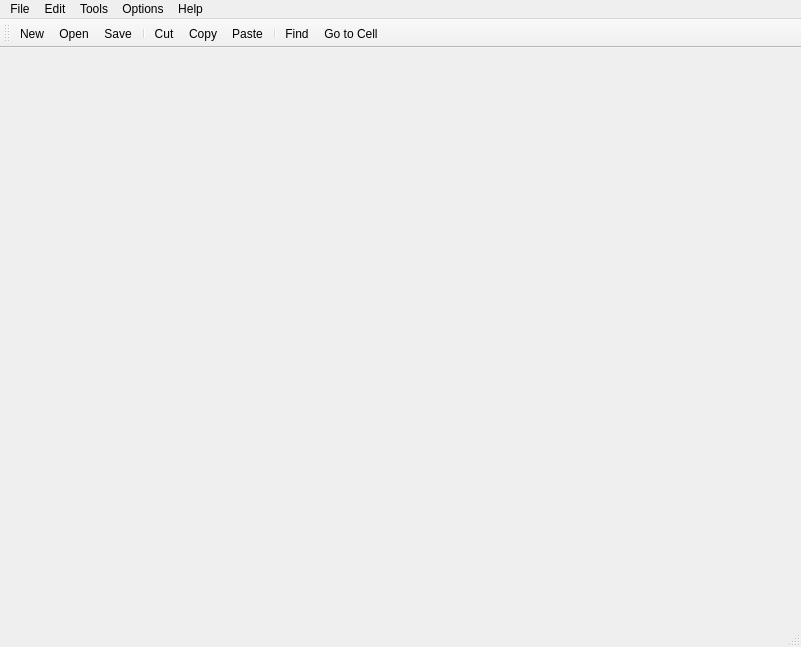
<?xml version="1.0" encoding="UTF-8"?>
<ui version="4.0">
 <class>MainWindow</class>
 <widget class="QMainWindow" name="MainWindow">
  <property name="geometry">
   <rect>
    <x>0</x>
    <y>0</y>
    <width>801</width>
    <height>647</height>
   </rect>
  </property>
  <property name="windowTitle">
   <string>MainWindow</string>
  </property>
  <property name="windowIcon">
   <iconset resource="Resources.qrc">
    <normaloff>:/images/icon.png</normaloff>:/images/icon.png</iconset>
  </property>
  <widget class="QWidget" name="centralWidget"/>
  <widget class="QMenuBar" name="menuBar">
   <property name="geometry">
    <rect>
     <x>0</x>
     <y>0</y>
     <width>801</width>
     <height>21</height>
    </rect>
   </property>
   <widget class="QMenu" name="menuFile">
    <property name="title">
     <string>File</string>
    </property>
    <addaction name="action_New"/>
    <addaction name="action_Open"/>
    <addaction name="action_Save"/>
    <addaction name="actionSave_as"/>
    <addaction name="separator"/>
   </widget>
   <widget class="QMenu" name="menuEdit">
    <property name="title">
     <string>Edit</string>
    </property>
    <widget class="QMenu" name="menuSelect">
     <property name="title">
      <string>Select</string>
     </property>
     <addaction name="actionRow"/>
     <addaction name="actionColumn"/>
     <addaction name="actionAll"/>
    </widget>
    <addaction name="action_Cut"/>
    <addaction name="action_Copy"/>
    <addaction name="action_Paste"/>
    <addaction name="action_Delete"/>
    <addaction name="menuSelect"/>
    <addaction name="separator"/>
    <addaction name="actionFind"/>
    <addaction name="actionGo_to_Cell"/>
    <addaction name="separator"/>
   </widget>
   <widget class="QMenu" name="menuTools">
    <property name="title">
     <string>Tools</string>
    </property>
    <addaction name="actionRecalculate"/>
    <addaction name="actionSort"/>
   </widget>
   <widget class="QMenu" name="menuOptions">
    <property name="title">
     <string>Options</string>
    </property>
    <addaction name="actionShow_grid"/>
    <addaction name="actionAuto_recalculate"/>
   </widget>
   <widget class="QMenu" name="menuHelp">
    <property name="title">
     <string>Help</string>
    </property>
    <addaction name="actionAbout"/>
    <addaction name="actionAbout_Qt"/>
   </widget>
   <addaction name="menuFile"/>
   <addaction name="menuEdit"/>
   <addaction name="menuTools"/>
   <addaction name="menuOptions"/>
   <addaction name="menuHelp"/>
  </widget>
  <widget class="QToolBar" name="mainToolBar">
   <attribute name="toolBarArea">
    <enum>TopToolBarArea</enum>
   </attribute>
   <attribute name="toolBarBreak">
    <bool>false</bool>
   </attribute>
   <addaction name="action_New"/>
   <addaction name="action_Open"/>
   <addaction name="action_Save"/>
   <addaction name="separator"/>
   <addaction name="action_Cut"/>
   <addaction name="action_Copy"/>
   <addaction name="action_Paste"/>
   <addaction name="separator"/>
   <addaction name="actionFind"/>
   <addaction name="actionGo_to_Cell"/>
  </widget>
  <widget class="QStatusBar" name="statusBar"/>
  <action name="action_New">
   <property name="icon">
    <iconset resource="Resources.qrc">
     <normaloff>:/images/new.png</normaloff>:/images/new.png</iconset>
   </property>
   <property name="text">
    <string>&amp;New</string>
   </property>
   <property name="statusTip">
    <string>Create new file</string>
   </property>
   <property name="shortcut">
    <string>Ctrl+N</string>
   </property>
  </action>
  <action name="action_Open">
   <property name="icon">
    <iconset resource="Resources.qrc">
     <normaloff>:/images/open.png</normaloff>:/images/open.png</iconset>
   </property>
   <property name="text">
    <string>&amp;Open</string>
   </property>
   <property name="statusTip">
    <string>Open file</string>
   </property>
   <property name="shortcut">
    <string>Ctrl+O</string>
   </property>
  </action>
  <action name="action_Save">
   <property name="icon">
    <iconset resource="Resources.qrc">
     <normaloff>:/images/save.png</normaloff>:/images/save.png</iconset>
   </property>
   <property name="text">
    <string>&amp;Save</string>
   </property>
   <property name="statusTip">
    <string>Save file</string>
   </property>
   <property name="shortcut">
    <string>Ctrl+S</string>
   </property>
  </action>
  <action name="actionSave_as">
   <property name="text">
    <string>Save as</string>
   </property>
   <property name="statusTip">
    <string>Save file as ...</string>
   </property>
  </action>
  <action name="action_Exit">
   <property name="text">
    <string>&amp;Exit</string>
   </property>
   <property name="statusTip">
    <string>Exit application</string>
   </property>
   <property name="shortcut">
    <string>Ctrl+Q</string>
   </property>
  </action>
  <action name="action_Cut">
   <property name="icon">
    <iconset resource="Resources.qrc">
     <normaloff>:/images/cut.png</normaloff>:/images/cut.png</iconset>
   </property>
   <property name="text">
    <string>&amp;Cut</string>
   </property>
   <property name="statusTip">
    <string>Cut data</string>
   </property>
   <property name="shortcut">
    <string>Ctrl+X</string>
   </property>
  </action>
  <action name="action_Copy">
   <property name="icon">
    <iconset resource="Resources.qrc">
     <normaloff>:/images/copy.png</normaloff>:/images/copy.png</iconset>
   </property>
   <property name="text">
    <string>&amp;Copy</string>
   </property>
   <property name="statusTip">
    <string>Copy data</string>
   </property>
   <property name="shortcut">
    <string>Ctrl+C</string>
   </property>
  </action>
  <action name="action_Paste">
   <property name="icon">
    <iconset resource="Resources.qrc">
     <normaloff>:/images/paste.png</normaloff>:/images/paste.png</iconset>
   </property>
   <property name="text">
    <string>&amp;Paste</string>
   </property>
   <property name="statusTip">
    <string>Paste data</string>
   </property>
   <property name="shortcut">
    <string>Ctrl+V</string>
   </property>
  </action>
  <action name="action_Delete">
   <property name="text">
    <string>&amp;Delete</string>
   </property>
   <property name="statusTip">
    <string>Delete data</string>
   </property>
   <property name="shortcut">
    <string>Del</string>
   </property>
  </action>
  <action name="actionFind">
   <property name="icon">
    <iconset resource="Resources.qrc">
     <normaloff>:/images/find.png</normaloff>:/images/find.png</iconset>
   </property>
   <property name="text">
    <string>Find</string>
   </property>
   <property name="statusTip">
    <string>Find data</string>
   </property>
   <property name="shortcut">
    <string>Ctrl+F</string>
   </property>
  </action>
  <action name="actionGo_to_Cell">
   <property name="icon">
    <iconset resource="Resources.qrc">
     <normaloff>:/images/gotocell.png</normaloff>:/images/gotocell.png</iconset>
   </property>
   <property name="text">
    <string>Go to Cell</string>
   </property>
   <property name="shortcut">
    <string>F5</string>
   </property>
  </action>
  <action name="actionRow">
   <property name="text">
    <string>Row</string>
   </property>
  </action>
  <action name="actionColumn">
   <property name="text">
    <string>Column</string>
   </property>
  </action>
  <action name="actionAll">
   <property name="text">
    <string>All</string>
   </property>
   <property name="shortcut">
    <string>Ctrl+A</string>
   </property>
  </action>
  <action name="actionRecalculate">
   <property name="text">
    <string>Recalculate</string>
   </property>
   <property name="shortcut">
    <string>F9</string>
   </property>
  </action>
  <action name="actionSort">
   <property name="text">
    <string>Sort</string>
   </property>
  </action>
  <action name="actionShow_grid">
   <property name="checkable">
    <bool>true</bool>
   </property>
   <property name="text">
    <string>Show grid</string>
   </property>
  </action>
  <action name="actionAuto_recalculate">
   <property name="checkable">
    <bool>true</bool>
   </property>
   <property name="text">
    <string>Auto-recalculate</string>
   </property>
  </action>
  <action name="actionAbout">
   <property name="text">
    <string>About</string>
   </property>
  </action>
  <action name="actionAbout_Qt">
   <property name="text">
    <string>About Qt</string>
   </property>
  </action>
 </widget>
 <layoutdefault spacing="6" margin="11"/>
 <resources>
  <include location="Resources.qrc"/>
 </resources>
 <connections/>
</ui>
